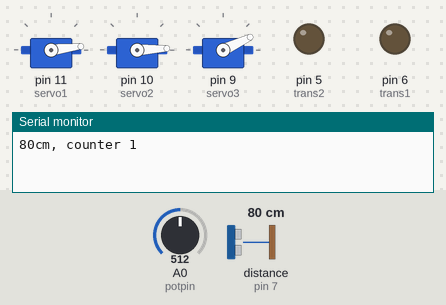
Recording of a sketch running on a simulated Arduino Uno, built with avr-gcc and run on an emulated ATmega328P. Parts: 3 × servo, output pins drawn as LEDs (lit = HIGH), the last lines printed to the serial monitor. Wiring (inferred from the names in the program): ultrasonic range finder: trigger pin 7; echo pin 7. The inputs (shaded band) are chosen by the test bench; at power-on: distance to the obstacle (sensor on pin 7) 80 cm, A0 (potpin) = 512. The echo pulse lasts 58.3 µs per cm.

Above: at 12.9 s.
13.0 s: distance to the obstacle (sensor on pin 7) set to 121 cm
22.5 s: distance to the obstacle (sensor on pin 7) set to 127 cm
At 23.71 s:
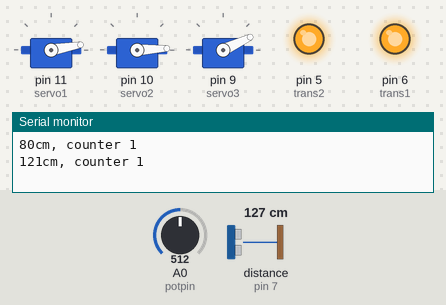
32.0 s: A0 (potpin) set to 561
41.5 s: A0 (potpin) set to 583
At 43.2 s:
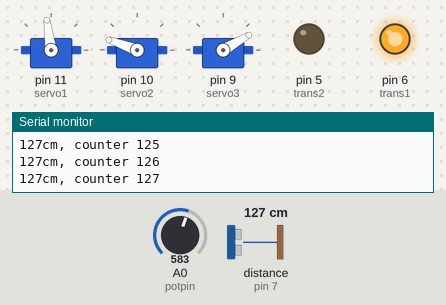
51.0 s: A0 (potpin) set to 511
At 52.0 s:
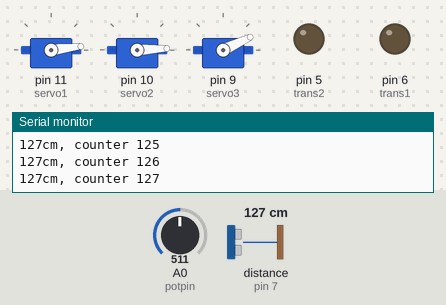
Timing chart, 0 to 54.0 s (numbered marks = the images above; inputs shaded):
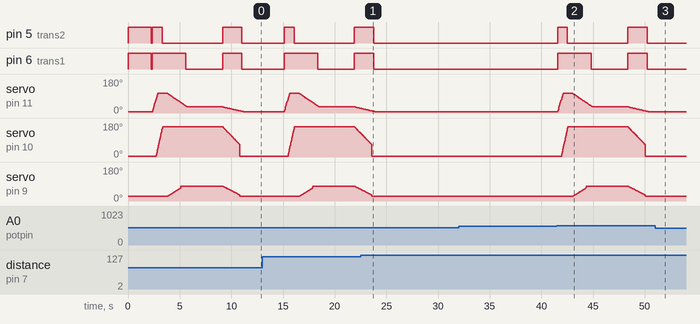

Measured:
- the behaviour switches between 124 and 125 cm on distance to the obstacle (sensor on pin 7) (found by bisection; images 0 and 1)
- the behaviour switches between 572 and 573 on A0 (potpin) (found by bisection; images 1 and 2)
- after the input at 22.5 s, pin 5 (trans2), pin 6 (trans1): goes on until 23.8 s, then stays LOW; servo on pin 11 (servo1): goes on until 23.9 s, then stays 7°; servo on pin 10 (servo2): goes on until 23.6 s, then stays 3°; servo on pin 9 (servo3): goes on until 23.6 s, then stays 25°
- after the input at 41.5 s, pin 5 (trans2): LOW → HIGH after 0.08 s, → LOW 0.95 s later, → HIGH 5.9 s later, → LOW 1.9 s later; pin 6 (trans1): LOW → HIGH after 0.08 s, → LOW 3.3 s later, → HIGH 3.6 s later, → LOW 1.9 s later
- after the input at 51.0 s, pin 5 (trans2), pin 6 (trans1): stays LOW (without the input it goes to HIGH after 3.3 s)
- by itself, servo on pin 11 (servo1): rises from 7° to 104° in 0.51 s, then falls to 7° in 8.3 s
- by itself, servo on pin 10 (servo2): rises from 3° to 160° in 0.62 s, then falls to 3° in 7.5 s
- by itself, servo on pin 9 (servo3): rises from 25° to 78° in 1.3 s, then falls to 25° in 5.7 s

The sketch:

Abanico_360_final_2014_06_15.ino
```cpp
/*
  Created by Jochen Zeirzer
  http://www.jochen_zeirzer.public2.linz.at/
  project: Abanico
  year:    2013
  modified for 360° Servo 15 June 2014

   Ping))) Sensor
   http://www.arduino.cc/en/Tutorial/Ping

   created 3 Nov 2008
   by David A. Mellis
   modified 30 Aug 2011
   by Tom Igoe
*/


#include <VarSpeedServo.h>

//Servos                             // create variable speed servo objects to control a servos 1-3
  VarSpeedServo servo1;              // Servo to tilt Fan ------------ on digital PIN 11
  VarSpeedServo servo2;	             // Servo to open and close Fan -- on digital PIN 10
  VarSpeedServo servo3;              // 360° Servo to rotate Base ---- on digital PIN 9
                                     //   0° =  800 Microseconds
                                     // 180° = 1350 Microseconds
                                     // 360° = 1955 Microseconds

// Transistors to switch Servos On/Off
  int trans1 = 6;                    // transistor to switch Servo 1 - on digital Pin 6
  int trans2 = 5;                    // transistor to switch Servo 2 - on digital Pin 5
//int trans3 = 3;                    // DISABLED IN THE 360° Version - interferes with the servo positioning
                                     // transistor to switch Servo 3 - on digital Pin 3

// Counter
  int counter;                       // initialize a counter to count how often the distance has been measured
  int wait = 31500;		     // initialize a delay for the calibration movement - every 31500 measurements (approx. every 1h)

// Distance measurement
  const int pingPin = 7;             // Grove Ultrasonic Ranger ------ on digital Pin 7
  int threshold;                     // Threshold level digital input (Ultra Sonic Ranger)
  int potpin = A0;                   // Potentiometer to adjust distance Threshold from 100 to 150 cm --- on Analog PIN 0
  int potval;                        // Variable to read Potentiometer Value


void setup() {
// initialize serial communication:
   Serial.begin(9600);

// Settings for Transistors and Servos
   pinMode(trans1, OUTPUT);          // initialize the Transistors 1 - 3 as output:
   pinMode(trans2, OUTPUT);
// pinMode(trans3, OUTPUT);          // DISABLED IN THE 360° Version - interferes with the servo positioning

   digitalWrite(trans1, HIGH);       // Set default state of Transistors 1 - 3 to LOW :
   digitalWrite(trans2, HIGH);
// digitalWrite(trans3, HIGH);       // DISABLED IN THE 360° Version - interferes with the servo positioning
   delay(250);

   servo1.attach(11);                // Servo 1 (Fan Tilt) on pin 11
   servo1.writeMicroseconds(620);    // variable speed servo1 position in Microdseconds
   servo2.attach(10);                // Servo 2 (Fan open/close) on pin 10
   servo2.writeMicroseconds(580);    // variable speed servo2 position in Microdseconds
   servo3.attach(9);                 // Servo 3 (Base rotation) on pin 9
   servo3.writeMicroseconds(800);    // variable speed servo3 position in Microdseconds
   delay(2000);

   digitalWrite(trans1, LOW);        // Set default state of Transistors 1 - 3 to LOW :
   digitalWrite(trans2, LOW);
// digitalWrite(trans3, LOW);	     // DISABLED IN THE 360° Version - interferes with the servo positioning
}

// settings for UltraSonicRanger
  long microsecondsToCentimeters(long microseconds)
{
  // The speed of sound is 340 m/s or 29 microseconds per centimeter.
  // The ping travels out and back, so to find the distance of the
  // object we take half of the distance travelled.
  return microseconds / 29 / 2;
}


void loop(){

// Setting for the UltraSonicRanger
  counter += 1;
  // establish variables for duration of the ping,
  // and the distance result in inches and centimeters:
  long duration, cm;

  // The PING))) is triggered by a HIGH pulse of 2 or more microseconds.
  // Give a short LOW pulse beforehand to ensure a clean HIGH pulse:
  pinMode(pingPin, OUTPUT);
  digitalWrite(pingPin, LOW);
  delayMicroseconds(2);
  digitalWrite(pingPin, HIGH);
  delayMicroseconds(5);
  digitalWrite(pingPin, LOW);

  // The same pin is used to read the signal from the PING))): a HIGH
  // pulse whose duration is the time (in microseconds) from the sending
  // of the ping to the reception of its echo off of an object.
  pinMode(pingPin, INPUT);
  duration = pulseIn(pingPin, HIGH);

  // convert the time into a distance
  cm = microsecondsToCentimeters(duration);

  int digitalValue = microsecondsToCentimeters(duration);

  Serial.print(cm);
  Serial.print("cm");
  Serial.print(", counter ");
  Serial.print(counter);
  Serial.println();
  delay(100);

// If the counter reaches the benchmark of "wait" (31500 distance measurments) start calibration movement
       if(counter >= wait) {

        digitalWrite(trans1, HIGH);
        digitalWrite(trans2, HIGH);
//        digitalWrite(trans3, HIGH);
        servo1.writeMicroseconds(620);
        servo2.writeMicroseconds(580);
        servo3.writeMicroseconds(800);
        delay(100);
        servo2.slowmove(2200, 25);
        delay(2800);
        digitalWrite(trans1, LOW);
        digitalWrite(trans2, LOW);
//        digitalWrite(trans3, LOW);
        delay(5000);
        digitalWrite(trans1, HIGH);
        digitalWrite(trans2, HIGH);
//        digitalWrite(trans3, HIGH);
        servo2.slowmove(600, 25);
        delay(2600);
        servo2.writeMicroseconds(580);
        delay(100);
        digitalWrite(trans1, LOW);
        digitalWrite(trans2, LOW);
//        digitalWrite(trans3, LOW);
	counter = 0;                            // reset counter to 0
}

// Full movement of the fan

  potval = analogRead(potpin);                  // reads the value of the potentiometer (value 0 to 1023)
  threshold = map(potval, 0, 1023, 100, 150);   // scale it to set distance Threshold between 100 and 150cm

 if(digitalValue < threshold) {                 // If the measured distance drops below Threshold start full movement of the fan
	counter = 0;                            // reset counter to 0

        digitalWrite(trans1, HIGH);
        digitalWrite(trans2, HIGH);
//        digitalWrite(trans3, HIGH);
        servo1.slowmove(1625, 120);
        delay(350);
        servo2.slowmove(2200, 160);
        delay(600);
        digitalWrite(trans2, LOW);
//        digitalWrite(trans3, LOW);
        delay(500);
        digitalWrite(trans1, HIGH);
//        digitalWrite(trans3, HIGH);
        servo1.slowmove(880, 24);
        servo3.slowmove(1350, 22);
        delay(1300);
        servo3.writeMicroseconds(1350);
        delay(500);
//        digitalWrite(trans3, LOW);
        digitalWrite(trans1, LOW);
        delay(3550);
        digitalWrite(trans1, HIGH);
        digitalWrite(trans2, HIGH);
//        digitalWrite(trans3, HIGH);
        servo1.slowmove(620, 8);
        servo2.slowmove(600, 37);
        servo3.slowmove(800, 18);
        delay(1650);
        servo3.writeMicroseconds(800);
        servo2.writeMicroseconds(580);
        delay(200);
        digitalWrite(trans1, LOW);
        digitalWrite(trans2, LOW);
//        digitalWrite(trans3, LOW);
        delay(4000);

        counter = 0;                            // reset counter to 0

  }
}
```
